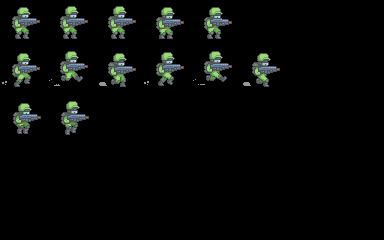

Below is a game level as drawn by its tile map, then a one-line description and the .tmx file that defines it, in full:
An orthogonal 8x5 tile map with 48x48 px tiles, 1 tile layer (Слой тайлов 1).

<map version="1.8" tiledversion="1.8.2" orientation="orthogonal" renderorder="right-down" width="8" height="5" tilewidth="48" tileheight="48" infinite="0" nextlayerid="2" nextobjectid="1">
 <tileset firstgid="1" source="main_hero_tileset.tsx" />
 <layer id="1" name="Слой тайлов 1" width="8" height="5">
  <data encoding="csv">
7,0,0,0,0,0,0,0,
9,0,0,0,0,0,0,0,
8,0,0,0,0,0,0,0,
0,0,0,0,0,0,0,0,
0,0,0,0,0,0,0,0
</data>
 </layer>
</map>
